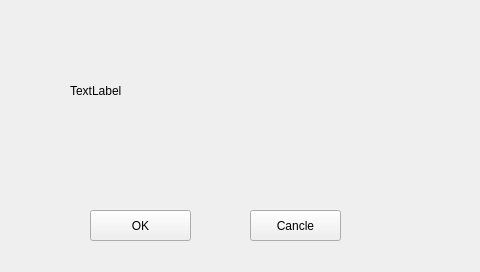
<ui version="4.0" >
 <class>Form</class>
 <widget class="QWidget" name="Form" >
  <property name="geometry" >
   <rect>
    <x>0</x>
    <y>0</y>
    <width>480</width>
    <height>272</height>
   </rect>
  </property>
  <property name="windowTitle" >
   <string>Form</string>
  </property>
  <widget class="QLabel" name="picture" >
   <property name="geometry" >
    <rect>
     <x>70</x>
     <y>20</y>
     <width>311</width>
     <height>141</height>
    </rect>
   </property>
   <property name="text" >
    <string>TextLabel</string>
   </property>
  </widget>
  <widget class="QPushButton" name="ok" >
   <property name="geometry" >
    <rect>
     <x>90</x>
     <y>210</y>
     <width>101</width>
     <height>31</height>
    </rect>
   </property>
   <property name="text" >
    <string>OK</string>
   </property>
  </widget>
  <widget class="QPushButton" name="pushButton_2" >
   <property name="geometry" >
    <rect>
     <x>250</x>
     <y>210</y>
     <width>91</width>
     <height>31</height>
    </rect>
   </property>
   <property name="text" >
    <string>Cancle</string>
   </property>
  </widget>
 </widget>
 <resources/>
 <connections/>
</ui>
